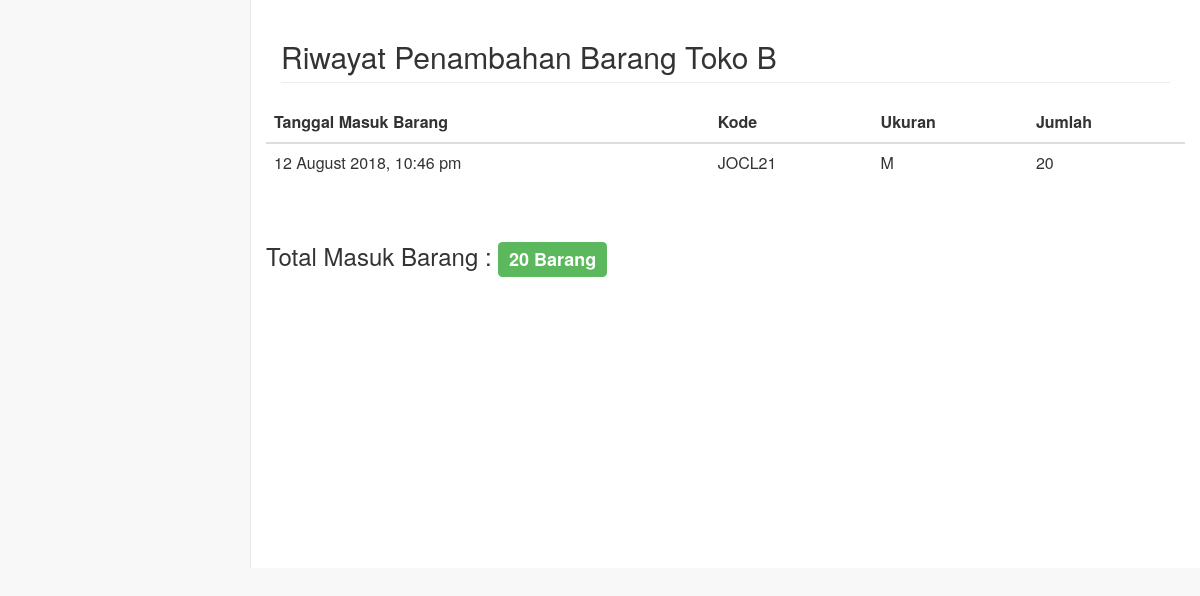
Screenshot of /RiwayatTambahBarang/riwayatDetail.php?toko=B with the database file from the repository.
### tables this page shows
CREATE TABLE `riwayat` (
  `idRiwayat` int(7) NOT NULL,
  `tglMasuk` datetime NOT NULL,
  `kode` varchar(6) NOT NULL,
  `jumlah` int(6) NOT NULL,
  `ukuran` varchar(8) DEFAULT NULL,
  `harga` int(8) NOT NULL,
  `toko` varchar(10) NOT NULL
);

### RiwayatTambahBarang/riwayatDetail.php (the view, shortened to what this page needs)
<?php
	include "../koneksi.php";
	$toko=$_GET['toko'];
?>
<html>
<head>
    <link href="../vendor/bootstrap/css/bootstrap.min.css" rel="stylesheet">
    <link href="../vendor/metisMenu/metisMenu.min.css" rel="stylesheet">
	<link href="../dist/css/sb-admin-2.css" rel="stylesheet">
	<link href="../vendor/font-awesome/css/font-awesome.min.css" rel="stylesheet" type="text/css">
</head>
<body>
<div id="page-wrapper">
  <div class="row">
    <div class="col-lg-12">
      <h2 class="page-header">Riwayat Penambahan Barang Toko <?php echo $toko; ?></h2>
    </div>
  </div>
<div class="row">
	<?php
		$qryTampil = mysqli_query($con,"select * from riwayat where toko='$toko' order by tglMasuk;");
		$qryHitung = mysqli_query($con,"select sum(jumlah) from riwayat where toko='$toko';");
		$dtaHit = mysqli_fetch_row($qryHitung);
	?>
      <table class="table table-hover table-responsive">
        <thead>
          <tr>
            <th>Tanggal Masuk Barang</th>
            <th>Kode</th>
            <th>Ukuran</th>
            <th>Jumlah</th>
          </tr>
        </thead>
        <tbody>
        <?php
          while ($dta = mysqli_fetch_array($qryTampil)) {
            echo '<tr>
              <td>'.date("j F Y, g:i a",strtotime($dta['tglMasuk'])).'</td>
              <td>'.$dta['kode'].'</td>
			  <td>'.$dta['ukuran'].'</td>
              <td>'.$dta['jumlah'].'</td>
            </tr>';
          }
        ?>
        </tbody>
      </table>
	  <br>
      <h3>
        Total Masuk Barang :
        <span class="label label-success">
		  <?php
			if(isset($dtaHit[0])){
				echo $dtaHit[0]." Barang";
			} else {
				echo "0 Barang";
			}
			?>
        </span>
      </h3>
</div>
</div>
</body>
</html>

### rows the page displays
riwayat: tglMasuk "12 August 2018, 10:46 pm", kode "JOCL21", ukuran "M", jumlah "20"

### other values shown
$toko "B"
$dtaHit[0] "20"
